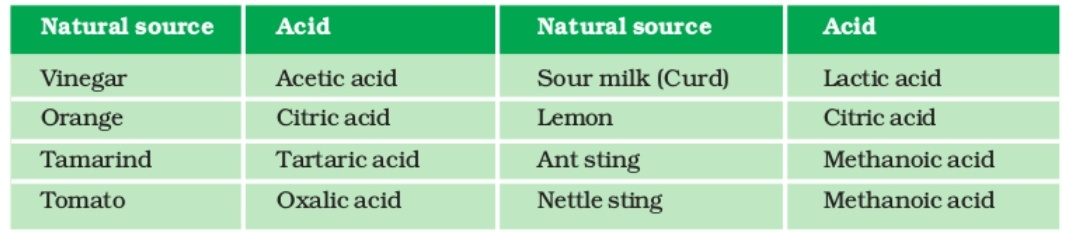
#> input picture test_white.jpg, 1069 x 232 px
$ python line_segmentation.py test_white.jpg
#> lines starting #> are read from the running program, lines starting #| are printed output that depends on the picture; after the words box and inside, x2 and y2 are one past the last pixel; in counts of white or black regions, pixels touching at a corner belong together
import cv2
import numpy as np
import sys

# read img
img = cv2.imread(sys.argv[1])
#> img is the input picture: shape (232, 1069, 3); mean B, G, R 173.7, 213.4, 157

# convert image to greyscale
gray = cv2.cvtColor(img, cv2.COLOR_BGR2GRAY)
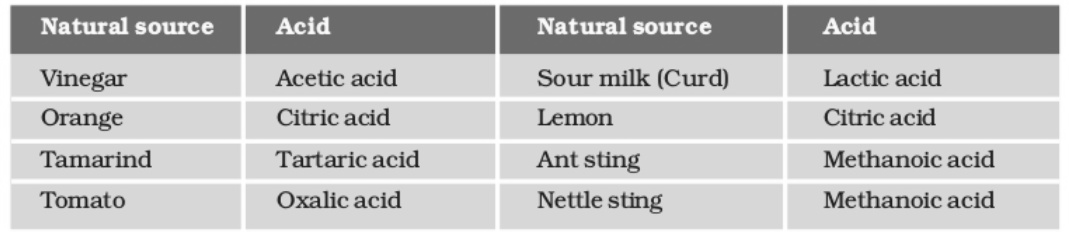
#> gray: shape (232, 1069); min 27, max 255, mean 192
#convert grayscale to binary, otsu  removes noise
th, threshed = cv2.threshold(gray, 127, 255, cv2.THRESH_BINARY_INV + cv2.THRESH_OTSU)
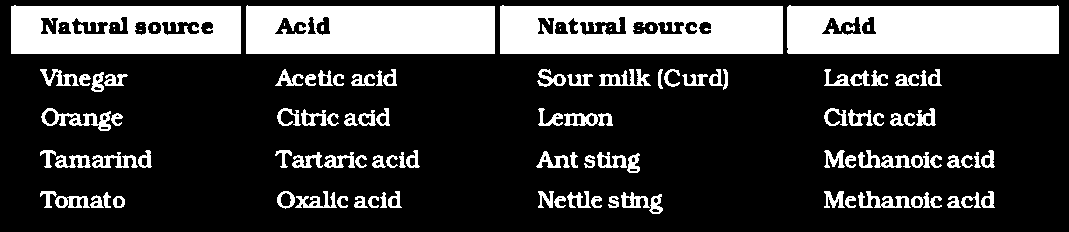
#> threshed: shape (232, 1069); 24.4% white; 120 white regions (17 under 20 px), largest, box (x1, y1, x2, y2) and area: (787, 5, 1059, 54) 12511, (500, 5, 783, 54) 12118, (246, 5, 495, 54) 11453
#> th = 163

########     CODE FOR ROTATION
# minAreaRect on the nozeros
pts = cv2.findNonZero(threshed)
#> pts = contour of 60469 points, box (x1, y1, x2, y2) (11, 5, 1059, 214), area 17382
# Finds a rotated rectangle of the minimum area enclosing the input 2D point set. //Similar to minEnclosingCircle and minEnclosingTriangle
ret = cv2.minAreaRect(pts)
#> ret = ((534.5, 109), (208, 1047), -90)

(cx,cy), (w,h), ang = ret
#> cx = 534.5; cy = 109; w = 208; h = 1047; ang = -90
if w>h:
    w,h = h,w
    ang += 0

#Find rotated matrix, do rotation to threshed image
M = cv2.getRotationMatrix2D((cx,cy), 0, 1)  #print(M)
#> M = [[1, 0, 0], [0, 1, 0]]
rotated = cv2.warpAffine(threshed, M, (img.shape[1], img.shape[0]))
#######
####### FINDS DIFFERENT ROWS
#converts 2d array to vector
hist = cv2.reduce(rotated,1, cv2.REDUCE_AVG).reshape(-1)
#> hist = 232 values, max 247 at index 7, min 0 at index 0, mean 62.22
th = 1
#finds height and width of image
H,W = img.shape[:2]
#> H = 232; W = 1069
# finds lines of words in  complete image
uppers = [y for y in range(H-1) if hist[y]<=th and hist[y+1]>th]
#> uppers = [4, 68, 107, 128, 149, 170, 190, 211]
lowers = [y+2 for y in range(H-1) if hist[y]>th and hist[y+1]<=th]
#> lowers = [55, 93, 128, 132, 170, 174, 212, 215]
######

#noise removal
i=0
while i < len(uppers):
    if(lowers[i] - uppers[i] < 3):
        del lowers[i]
        del uppers[i]
    i +=1
#> this loop made 8 passes
#> after the loop, i = 8

rotated = cv2.cvtColor(rotated, cv2.COLOR_GRAY2BGR)

# [5 lines of commented-out code are left out]

cv2.imshow("result.png", rotated)

#differentiate different lines
height, width = rotated.shape[:2]
#> height = 232; width = 1069
j=0
croparray  = [rotated] * (len(uppers))
#> croparray = 8 items
while j< len(uppers):
    crop1 = rotated[uppers[j]:lowers[j], 0:width]
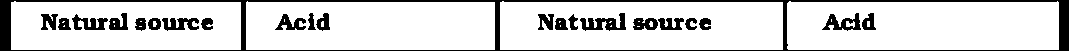
#> crop1: shape (51, 1069, 3); 84% white; 22 black regions, largest, box (x1, y1, x2, y2) and area: (0, 0, 1069, 51) 4883, (580, 13, 626, 31) 419, (822, 13, 861, 31) 335
    croparray[j] = crop1
    cv2.imshow("crop" + str(j),croparray[j])
    j+=1

# [8 lines of commented-out code are left out]

def close():
	if cv2.waitKey(0) == 27:
#> (key Esc is pressed here)
		cv2.destroyAllWindows()
	else:
		close()

close()
